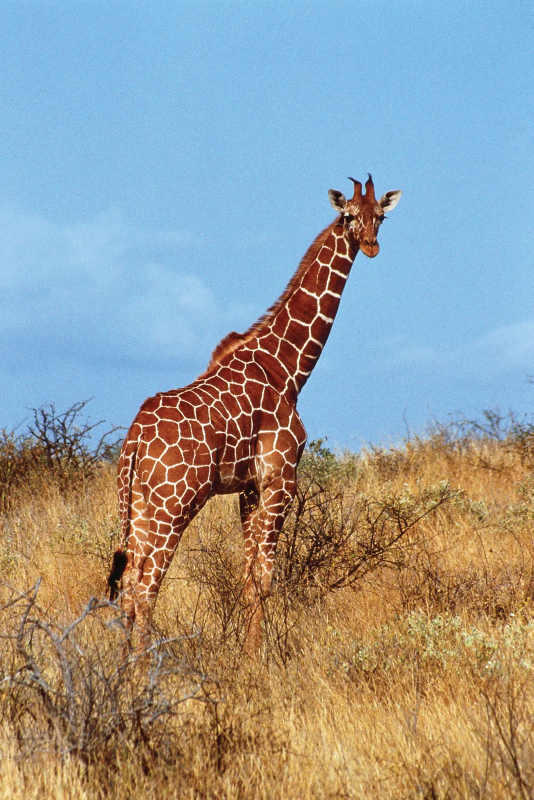
#> input picture 06-Flip, Rotate, Crop/giraffe-Kenya.png, 1067 x 1600 px (shown at 1/2 size)
$ jupyter execute flip_rotate_crop.ipynb
#> lines starting #> are read from the running program, lines starting #| are printed output that depends on the picture
[cell 1]
import cv2
import matplotlib.pyplot as plt

[cell 2]
image = cv2.imread("./giraffe-Kenya.png")
#> image is the input picture: shape (1600, 1067, 3); mean B, G, R 152, 154.5, 150.9
image_rgb = cv2.cvtColor(image, cv2.COLOR_BGR2RGB)
# print(image)

### Flip

[cell 3]
# 1 --> horizontally
# 0 --> Vertically
# -1 --> Both axes
flip_horizontal = cv2.flip(image, 1)
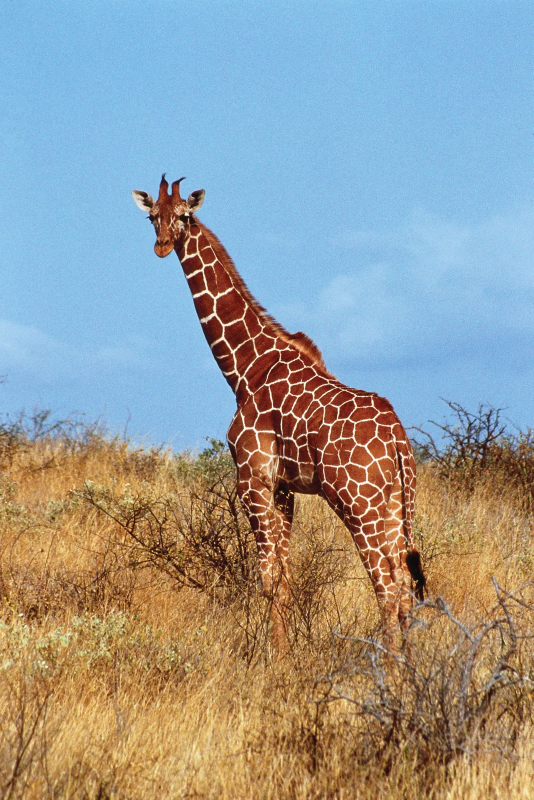
#> flip_horizontal: shape (1600, 1067, 3) (shown at 1/2 size); mean B, G, R 152, 154.5, 150.9
flip_vertical = cv2.flip(image, 0)
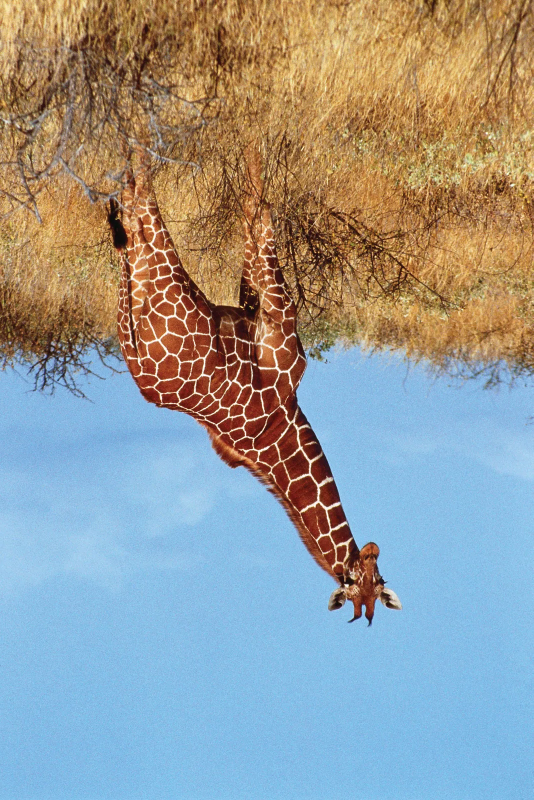
#> flip_vertical: shape (1600, 1067, 3) (shown at 1/2 size); mean B, G, R 152, 154.5, 150.9
flip_both = cv2.flip(image, -1)
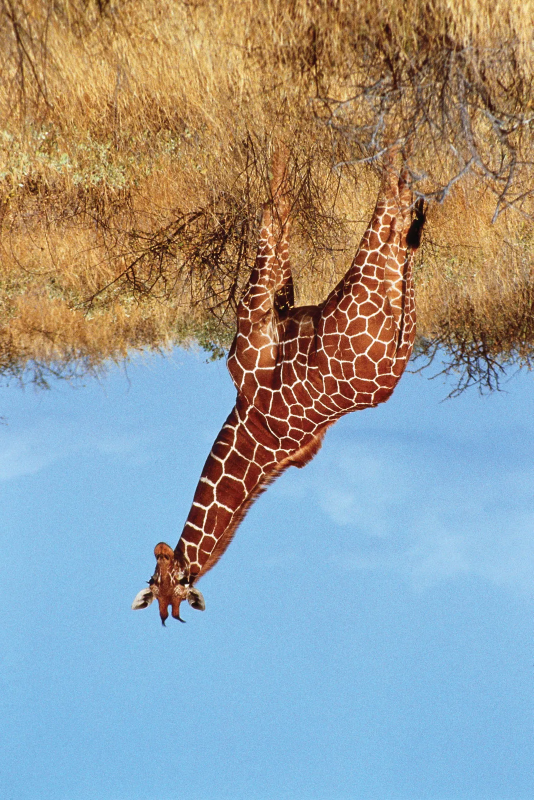
#> flip_both: shape (1600, 1067, 3) (shown at 1/2 size); mean B, G, R 152, 154.5, 150.9

titles = ["Original image", "Horizontal Flip", "Vertical Flip", "Flip Both Axes"]
images = [image_rgb,
          cv2.cvtColor(flip_horizontal, cv2.COLOR_BGR2RGB),
          cv2.cvtColor(flip_vertical, cv2.COLOR_BGR2RGB),
          cv2.cvtColor(flip_both, cv2.COLOR_BGR2RGB)
        ]

plt.figure(figsize=(12,8))
for i in range(4):
    plt.subplot(2,2,i+1)
    plt.imshow(images[i])
    plt.title(titles[i])
    plt.axis("Off")
plt.tight_layout()
plt.show()
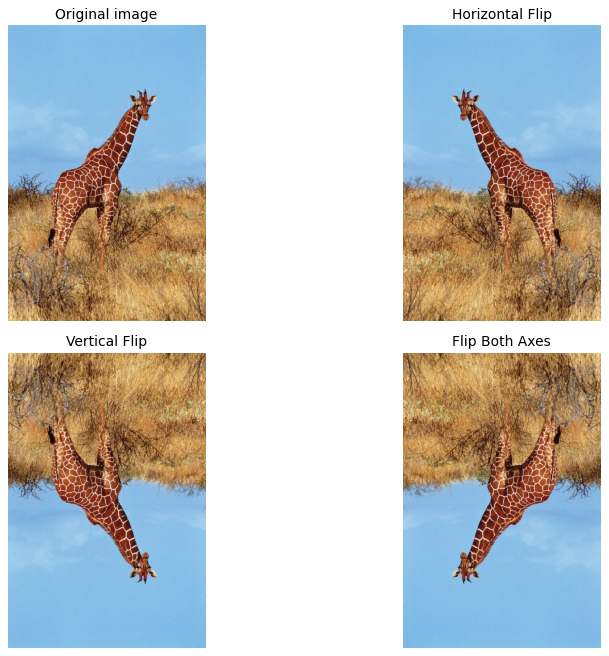
#> figure drawn by matplotlib, 4 panels

### Rotate

[cell 4]
rotate_90_clockwise = cv2.rotate(image_rgb, cv2.ROTATE_90_CLOCKWISE)
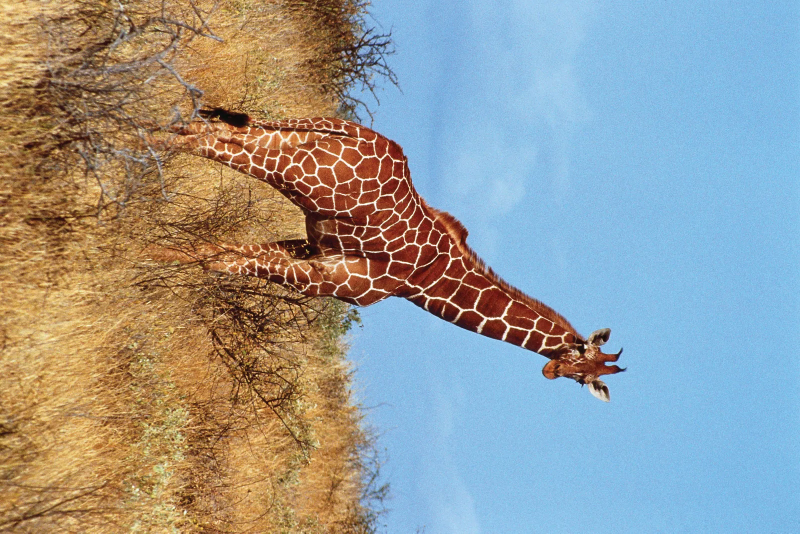
#> rotate_90_clockwise: shape (1067, 1600, 3) (shown at 1/2 size); mean R, G, B 150.9, 154.5, 152
rotate_90_counterclockwise = cv2.rotate(image_rgb, cv2.ROTATE_90_COUNTERCLOCKWISE)
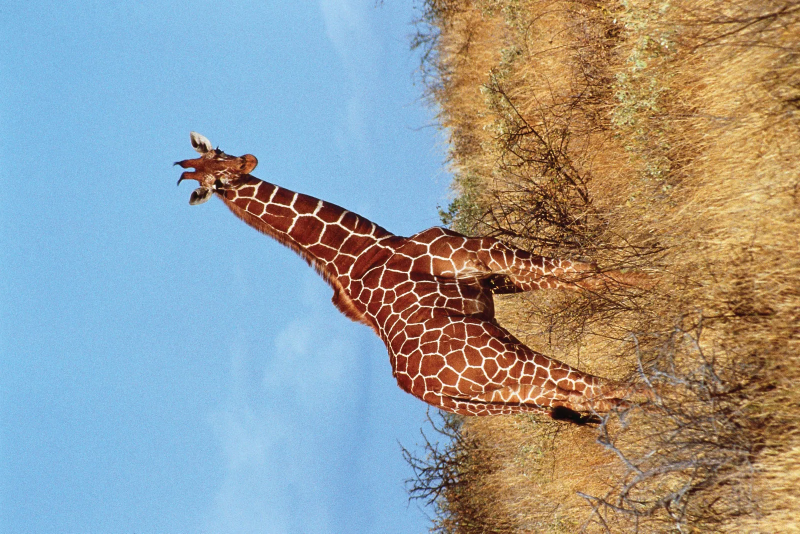
#> rotate_90_counterclockwise: shape (1067, 1600, 3) (shown at 1/2 size); mean R, G, B 150.9, 154.5, 152
rotate_180 = cv2.rotate(image_rgb, cv2.ROTATE_180)


titles = ["Original image", "90 degree clockwise", "90 degree counterclockwise", "180 degree"]
images = [image_rgb,
          rotate_90_clockwise,
          rotate_90_counterclockwise,
          rotate_180
        ]

plt.figure(figsize=(12,8))
for i in range(4):
    plt.subplot(2,2,i+1)
    plt.imshow(images[i])
    plt.title(titles[i])
    plt.axis("Off")
plt.tight_layout()
plt.show()

### Cropping and image

[cell 5]
print(image_rgb.shape)
#| (1600, 1067, 3)

[cell 6]
print(type(image_rgb))
#| <class 'numpy.ndarray'>

[cell 7]
x_start, y_start = 400,300
x_end, y_end = 800, 900

cropped_image = image_rgb[y_start:y_end, x_start:x_end]
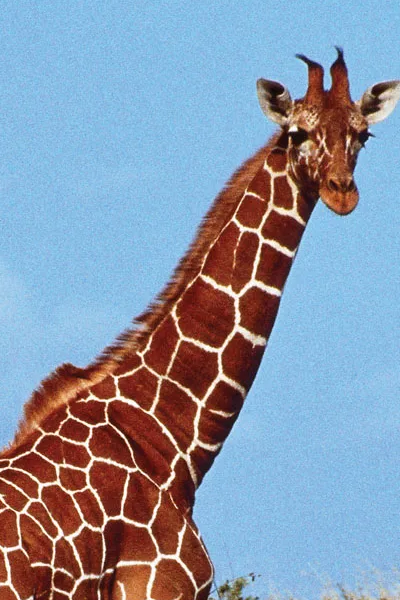
#> cropped_image: shape (600, 400, 3); mean R, G, B 137.6, 149.8, 169.2

plt.figure(figsize=(8,4))

plt.subplot(1,2,1)
plt.imshow(image_rgb)
plt.title("Original image")
plt.axis("Off")

plt.subplot(1,2,2)
plt.imshow(cropped_image)
plt.title("Cropped image")
plt.axis("Off")

plt.tight_layout()
plt.show()
